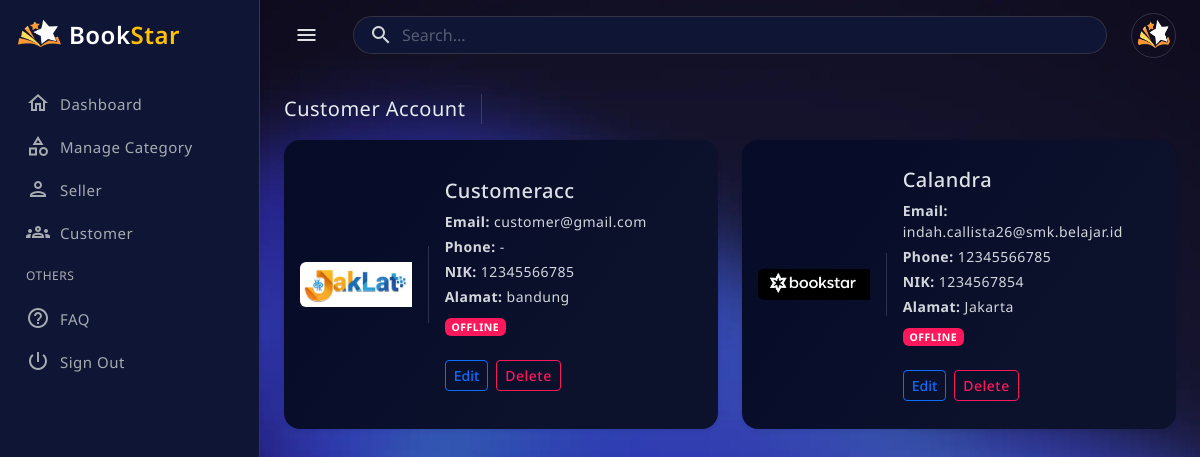
Before: /public/?c=admin&m=customer (signed in) with the older database file.
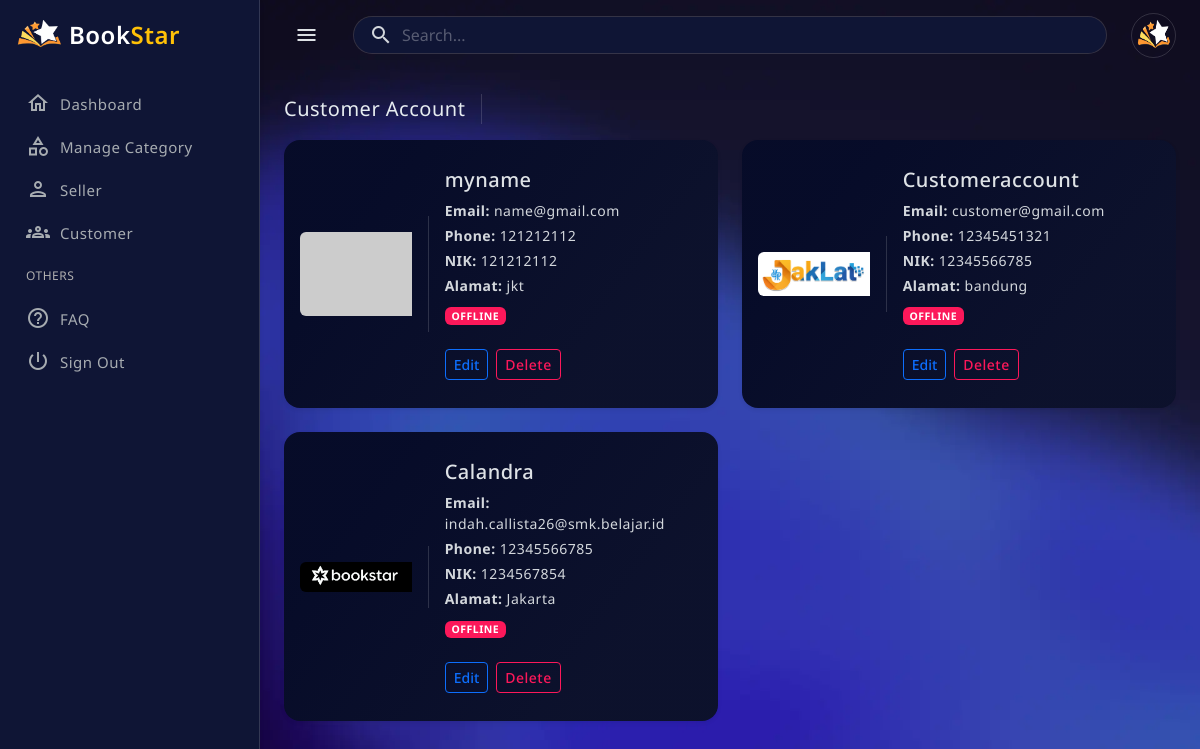
After: the same page with the newer database file.
### tables this page shows
CREATE TABLE `users` (
  `id` int(11) NOT NULL,
  `role_id` int(11) NOT NULL,
  `name` varchar(100) NOT NULL,
  `email` varchar(100) NOT NULL,
  `no_tlp` varchar(20) DEFAULT NULL,
  `password` varchar(255) NOT NULL,
  `nik` varchar(20) DEFAULT NULL,
  `address` text DEFAULT NULL,
  `no_rekening` varchar(50) DEFAULT NULL,
  `qris_image` varchar(255) DEFAULT NULL,
  `is_online` tinyint(1) DEFAULT 0,
  `is_super_admin` tinyint(1) DEFAULT 0,
  `created_at` timestamp NOT NULL DEFAULT current_timestamp(),
  `updated_at` timestamp NOT NULL DEFAULT current_timestamp() ON UPDATE current_timestamp(),
  `reset_token` varchar(255) DEFAULT NULL,
  `reset_expired` datetime DEFAULT NULL,
  `photo` varchar(255) DEFAULT NULL,
  `status` enum('aktif','nonaktif') DEFAULT 'aktif',
  `last_activity` datetime DEFAULT NULL,
  `is_deleted` tinyint(1) NOT NULL DEFAULT 0
);

### app/controllers/AdminController.php (called while the page is built, shortened)
<?php
require_once APP_PATH . '/models/UserModel.php';
class AdminController
{
    private $userModel;
    public function __construct()
    {
        $this->userModel = new UserModel();
    }
    public function customer()
    {
        $customers = $this->userModel->getAllCustomer();
        require APP_PATH . '/views/admin/customer_acc.php';
    }
}

### public/index.php (called while the page is built, shortened)
<?php
$method     = $_GET['m'] ?? 'login';
$method     = preg_replace('/[^a-zA-Z_]/', '', $method);
$controllerObject = new $controllerName;
$controllerObject->$method();

### app/models/Database.php (called while the page is built)
<?php
class Database
{
    private static $instance = null;
    private $conn;
    private function __construct()
    {
        try {
            $this->conn = new PDO(
                "mysql:host=" . DB_HOST . ";dbname=" . DB_NAME,
                DB_USER,
                DB_PASS
            );
            $this->conn->setAttribute(PDO::ATTR_ERRMODE, PDO::ERRMODE_EXCEPTION);
        } catch (PDOException $e) {
            die('DB Error: ' . $e->getMessage());
        }
    }
    public static function getInstance()
    {
        if (self::$instance === null) {
            self::$instance = new Database();
        }
        return self::$instance;
    }
    public function getConnection()
    {
        return $this->conn;
    }
}

### app/models/UserModel.php (called while the page is built, shortened)
<?php
require_once APP_PATH . '/models/Database.php';
class UserModel
{
    private $db;
    public function __construct()
    {
        $this->db = Database::getInstance()->getConnection();
    }
    public function getAllCustomer()
    {
        $stmt = $this->db->prepare("
        SELECT id, name, email, no_tlp, nik, address, photo, is_online, last_activity
        FROM users
        WHERE role_id = 3 AND is_deleted = 0
        ORDER BY id DESC
    ");
        $stmt->execute();
        return $stmt->fetchAll(PDO::FETCH_ASSOC);
    }
}

### app/views/admin/customer_acc.php (the view, shortened to what the changed rows need)
<?php require APP_PATH . '/views/layouts/admin/header.php'; ?>
<main class="main-wrapper">
    <div class="main-content">
        <div class="row row-cols-1 row-cols-xl-2 g-4">
            <?php if (!empty($customers)): ?>
                <?php foreach ($customers as $customer): ?>
                    <?php
                    $photo = !empty($customer['photo'])
                        ? BASE_URL . '/uploads/profile/' . $customer['photo']
                        : 'https://placehold.co/400x300/png';
                    $isOnline = false;
                    if (!empty($customer['last_activity'])) {
                        $last = strtotime($customer['last_activity']);
                        $isOnline = (time() - $last) <= 180;
                    }
                    $badgeBg    = $isOnline ? 'bg-success' : 'bg-danger';
                    $statusText = $isOnline ? 'ONLINE' : 'OFFLINE';
                    ?>
                    <div class="col">
                        <div class="card rounded-4 h-100 shadow-sm">
                            <div class="row g-0 h-100 align-items-center">
                                <div class="col-md-4 border-end">
                                    <div class="p-3">
                                        <img src="<?= htmlspecialchars($photo) ?>"
                                            class="w-100 rounded-start"
                                            alt="Customer Photo">
                                    </div>
                                </div>
                                <div class="col-md-8">
                                    <div class="card-body">
                                        <h5 class="card-title mb-2">
                                            <?= htmlspecialchars($customer['name']) ?>
                                        </h5>
                                        <p class="mb-1"><strong>Email:</strong> <?= htmlspecialchars($customer['email']) ?></p>
                                        <p class="mb-1"><strong>Phone:</strong> <?= htmlspecialchars($customer['no_tlp'] ?? '-') ?></p>
                                        <p class="mb-1"><strong>NIK:</strong> <?= htmlspecialchars($customer['nik'] ?? '-') ?></p>
                                        <p class="mb-2"><strong>Alamat:</strong> <?= htmlspecialchars($customer['address'] ?? '-') ?></p>
                                        <span class="badge <?= $badgeBg ?>"><?= $statusText ?></span>
                                        <div class="mt-4 d-flex gap-2 flex-wrap">
                                            <button
                                                class="btn btn-outline-primary btn-sm btn-edit"
                                                data-bs-toggle="modal"
                                                data-bs-target="#editCustomerModal"
                                                data-id="<?= $customer['id'] ?>"
                                                data-name="<?= htmlspecialchars($customer['name']) ?>"
                                                data-email="<?= htmlspecialchars($customer['email']) ?>"
                                                data-no_tlp="<?= htmlspecialchars($customer['no_tlp']) ?>"
                                                data-nik="<?= htmlspecialchars($customer['nik']) ?>"
                                                data-address="<?= htmlspecialchars($customer['address']) ?>"
                                                data-photo="<?= htmlspecialchars($customer['photo']) ?>">
                                                Edit
                                            </button>
                                            <?php if (!$isOnline): ?>
                                                <a href="?c=admin&m=customerDelete&id=<?= $customer['id'] ?>"
                                                    class="btn btn-outline-danger btn-sm btn-delete-customer">
                                                    Delete
                                                </a>
                                            <?php endif; ?>
                                        </div>
                                    </div>
                                </div>
                            </div>
                        </div>
                    </div>
                <?php endforeach; ?>
            <?php endif; ?>
        </div>
    </div>
</main>
<?php require APP_PATH . '/views/layouts/admin/footer.php'; ?>

Changed rows visible on the page:
added users: name "myname", email "name@gmail.com", no_tlp "121212112", nik "121212112", address "jkt", statusText "OFFLINE"
changed users "customer@gmail.com": name "Customeracc" → "Customeraccount"; no_tlp "-" → "12345451321"
